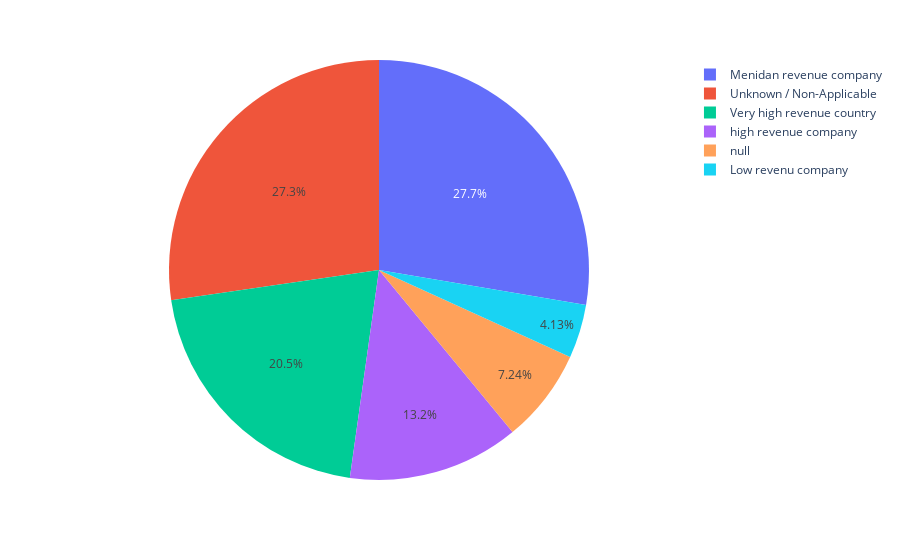

The notebook cell this image was saved under:
### Code cell
px.pie(df,names='revenue_categories')

### Figure 1 — Plotly figure (JSON) as saved in the notebook; plotly's stock layout.template omitted (floating-point values rounded to 4 significant figures; data arrays with more than 128 entries replaced by an {"elided": "..."} marker saying what was removed)
{"data": [{"domain": {"x": [0, 1], "y": [0, 1]}, "hovertemplate": "revenue_categories=%{label}<extra></extra>", "labels": {"elided": "2252 str values"}, "legendgroup": "", "name": "", "showlegend": true, "type": "pie"}], "layout": {"legend": {"tracegroupgap": 0}, "margin": {"t": 60}}}
